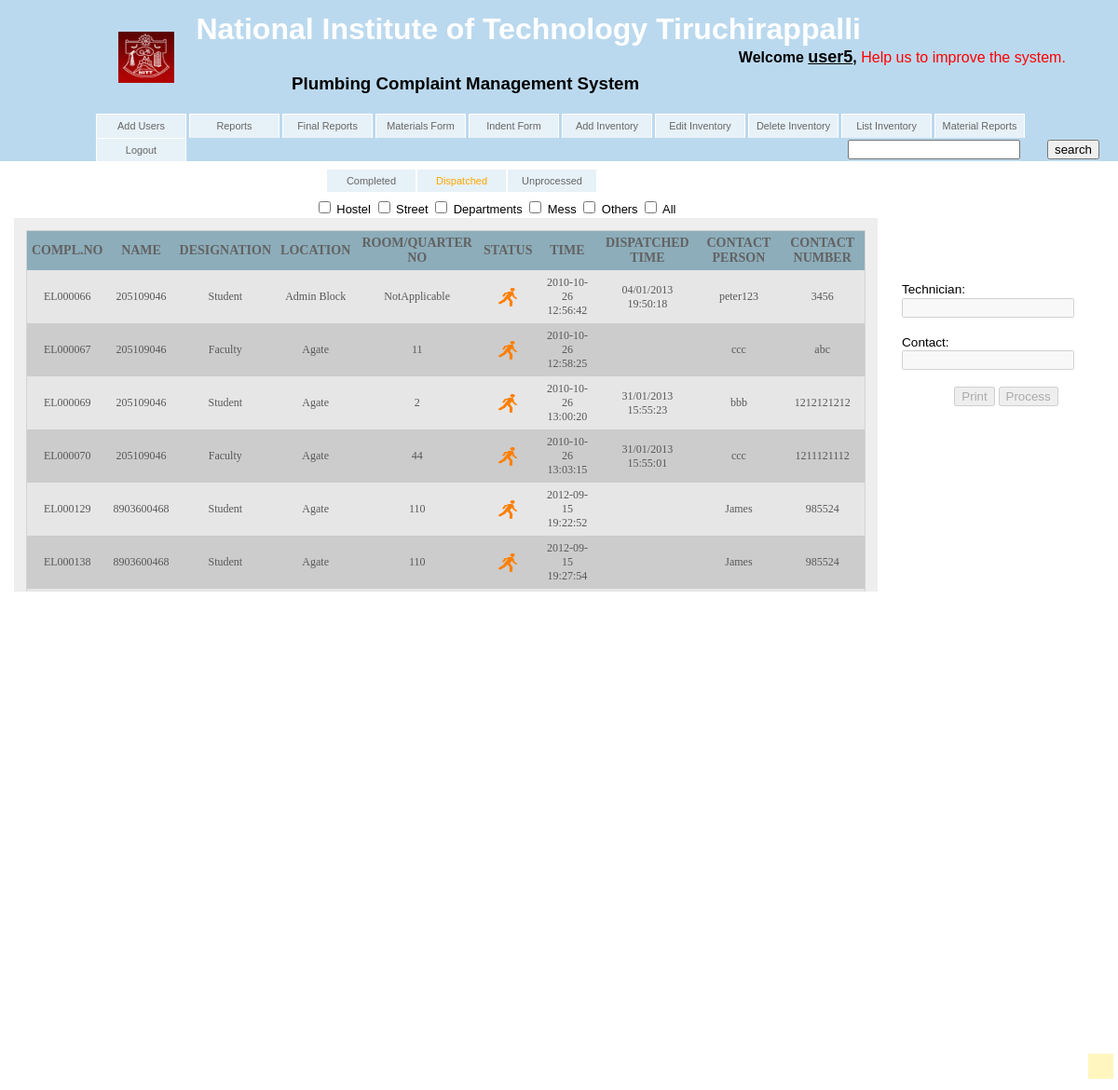
The page /proj/dispatched.php (signed in) on the database its author committed.
### tables this page shows
CREATE TABLE IF NOT EXISTS `complaints` (
  `username` varchar(100) NOT NULL,
  `id` bigint(20) unsigned NOT NULL auto_increment,
  `name` varchar(50) NOT NULL,
  `designation` varchar(50) NOT NULL,
  `location` varchar(50) NOT NULL,
  `description` tinyint(4) NOT NULL,
  `time` timestamp NOT NULL default CURRENT_TIMESTAMP,
  `processed` tinyint(1) NOT NULL default '0',
  `area` tinyint(2) NOT NULL,
  `department` varchar(50) NOT NULL,
  `room` varchar(50) NOT NULL,
  `timing` tinyint(3) unsigned NOT NULL,
  `availablefrom` varchar(1000) NOT NULL,
  `availableto` varchar(1000) NOT NULL,
  `contact` varchar(20) NOT NULL,
  `email` varchar(50) NOT NULL,
  `contactPerson` varchar(100) NOT NULL,
  `contactNumber` varchar(255) NOT NULL,
  `descText` mediumtext NOT NULL,
  `finishedTime` text NOT NULL,
  `dispatchedTime` text NOT NULL,
  PRIMARY KEY  (`id`)
);

### proj/dispatched.php (the view, shortened to what this page needs)
<?php
require_once('conn.php');
?>
<?php
		$sql="Select Count(*) from complaints";
		if(1)
		{
			$sql="Select id,name,designation,location,description,processed,area,time,dispatchedTime,contactPerson, contactNumber, room,availablefrom,availableto,contact from complaints ";
			$status="and";
			$sql.="where ( 1=1 ";
			$status.=" processed=1";
			if ($status=="and")
			$sql.=") ";
			else
			$sql.=$status.") ";
			$sql.=" and (1=1 ";
			$loc="and";
			if ($loc=="and")
			$sql.=") ";
			else
			$sql.=$loc.") ";
			$sql.=" order by time ASC ";
		}
		else
		$sql="Select id,name,designation,location,description,processed,area,time,dispatchedTime, contactPerson, contactNumber, room,timing,availablefrom,availableto,contact from complaints where processed=0";
		$result=mysql_query($sql,$conn);
?>
<?php require_once('header.php') ?>
<div id="menu" >
  <ul id="nav1">
  <?php
  echo '<a href="completed.php"><center>Completed</center></a>' ;
echo'<a href="dispatched.php"><center><font color=orange>Dispatched</font></center></a><a href="unprocessed.php"><center>Unprocessed</center></a>';
   ?>
   </ul>
 </div>
 <br />
<form name="form1" method="post">
	<div id="content">
            <input type="checkbox" onclick="this.form.submit()" name="loc1" id="loc1"  <?php if (isset($_POST['loc1'])) echo "checked" ?> <?php if (isset($_POST['allloc'])) echo "checked disabled" ?>/>
            <label for="loc1">Hostel</label>
            <input type="checkbox" onclick="this.form.submit()" name="loc2" id="loc2" <?php if (isset($_POST['loc2'])) echo "checked" ?> <?php if (isset($_POST['allloc'])) echo "checked disabled" ?>/>
            <label for="loc2">Street</label>
            <input type="checkbox" onclick="this.form.submit()" name="loc3" id="loc3" <?php if (isset($_POST['loc3'])) echo "checked" ?> <?php if (isset($_POST['allloc'])) echo "checked disabled" ?>/>
            <label for="loc3">Departments</label>
            <input type="checkbox" onclick="this.form.submit()" name="loc4" id="loc4" <?php if (isset($_POST['loc4'])) echo "checked" ?> <?php if (isset($_POST['allloc'])) echo "checked disabled" ?>/>
            <label for="loc4">Mess</label>
            <input type="checkbox" onclick="this.form.submit()" name="loc5" id="loc5" <?php if (isset($_POST['loc5'])) echo "checked" ?> <?php if (isset($_POST['allloc'])) echo "checked disabled" ?>/>
            <label for="loc5">Others</label>
            <input type="checkbox" onclick="this.form.submit()" name="allloc" id="allloc" <?php if (isset($_POST['allloc'])) echo "checked" ?> onclick="chkclick(this,'loc'); this.form.submit();"/>
            <label for="allloc">All</label>
			<div id="n1right">
<table align="center" width="80%" id="table1">
<tr>
<th>Compl.No</th>
<th>Name</th>
<th>Designation</th>
<th>Location</th>
<th>Room/Quarter No</th>
<th>Status</th>
<th>Time</th>
<?php  ?><th>Dispatched Time</th>
<th>Contact Person</th>
<th>Contact Number</th>
</tr>
<?php
	$i = 0;
	while($row=mysql_fetch_array($result))
	{
?>
<tr <?php if($i%2) { ?> style="background:#CCCCCC" <?php } else { ?> <?php }?> onmouseover="rowover(this,'<?php echo $i ?>','<?php echo $row['time']?>','<?php echo $row['contact']?>')" onmouseout="rowout(this,'<?php if($i%2) echo '#CCCCCC'; else echo '#e6e6e6'; ?>','<?php echo $row['id'] ?>')" <?php if($row['processed']!='2') {?>onclick="rowclick(this,'<?php echo $row['id']?>')"<?php } ?>>
<td align="center"><?php echo "EL".str_pad($row['id'],6,"0",STR_PAD_LEFT) ?></td>
<td align="center"><?php echo $row['name'] ?></td>
<td align="center"><?php echo $row['designation'] ?></td>
<td align="center"><?php echo $row['location'] ?></td>
<td align="center"><?php echo $row['room'] ?></td>
<td align="center"><?php
$src2="images/dispatched.png";
		if ($row['processed']=='1')
		echo "<img src='$src2'height='20' width='20' border='0'alt='' alt='' />";
		else if($row['processed']=='2')
		echo "<image src='finished.jpeg'></img> ";
		else
		echo "<image src='unprocessed.jpeg'></img>";
 ?></td>
<td align="center"><?php echo $row['time'] ?></td>
<td align="center"><?php  ?><?php if(strlen($row['dispatchedTime']) != 0) echo $row['dispatchedTime']; ?></td>
<td align="center"><?php echo $row['contactPerson'] ?></td>
<td align="center"><?php echo $row['contactNumber'] ?></td>
</tr>
<?php
$i++;
}
?>
</table><br />
</div>
</div>
<div  class="box" id="left">
<div id = "incharge" style="margin-left:8px;"><br />
<br /><br />Technician:<?php echo '&nbsp&nbsp&nbsp&nbsp&nbsp&nbsp&nbsp&nbsp&nbsp&nbsp&nbsp'; ?><input disabled = "true" type = 'text' id = 'inchargeName' name = 'inchargeName' />
<br /><br />Contact:<?php echo '&nbsp&nbsp&nbsp&nbsp&nbsp&nbsp&nbsp&nbsp&nbsp&nbsp&nbsp&nbsp&nbsp&nbsp&nbsp'; ?><input disabled = "true" type = 'text' id = 'inchargeContact' name = 'inchargeContact' />
<br /><br />
</div>
<div id="printDisplay" align="center" >
<input type="submit" name="print" disabled = "true" id = "printBtn" value="Print" />
<input type="submit" name="process" id = "processedBtn" disabled = "true" value="Process" onClick="return validate1()" />
</div>
<div class="box" id="optiondiv" style="position:fixed; right:5px; max-width:200px; bottom:-2px;">
	</div>
</div>
</form>
<form name="formSearch" method="post">
<input style="position:absolute;top:150px;right:105px;" type="input" id = "searchText" name="process3" />
<input style="position:absolute;top:150px;right:20px;" type="submit" id = "searchBtn" name="nm" value="search" />
</form>
</body>
</html>

### proj/style/style.css (style rules this page uses)
html,body { margin:0;padding:0 }
body { font: 85%/1.3 TrebuchetMS,Arial,sans-serif; text-align: left;background: #fff;padding-bottom:20px }
a { color: #0066B3; background: inherit; text-decoration: none; }
div#header h1,div#menu { width:1000px;margin:0 auto;text-align:left }
ul#nav1,ul#nav1 li { list-style-type:none;margin:0 250px 8px ;padding:0 }
ul#nav1 { font-size: 81% }
ul#nav1 a { float:left;width: 95px;padding: 5px 0;background: #E7F1F8;text-decoration:none;color: #666; border-top : 1px solid #fff; border-left : 1px solid #fff; border-right : 1px solid #fff; }
#n1right { float: left; width: 77%; max-height: 375px; overflow-y: scroll; overflow-x: scroll; padding: 1em; margin-bottom: 1.2em; background: #eee; text-align: justify; }
#left { float: right; width: 20%; margin: 0 0 10px 0; }
#left .box { padding: 1em; margin: 0 0 1em 0; background : #FFF6BF; }
#content { font: 95%/1.3 TrebuchetMS,Arial,sans-serif; margin: 0 auto; padding: 15px; background: #fff; }
ul { padding: 0; margin: 0; }
#table1 { width:auto; border : 1px solid #D4D4D4; border-top : 1px solid #D4D4D4; border-bottom : 1px solid #D4D4D4; border-collapse : collapse; }
#table1 th { padding : 5px 5px; background:#8DADBA; font-family:verdana; font-size : 14px; text-transform : uppercase; text-align : center; color : #626262; }
#table1 td { padding : 0 5px; }
#table1 tbody td, tbody th { padding : 6px; }
#table1 tbody tr { background-color: #E6E6E6; font-family:verdana; font-size : 12px; text-transform : none; text-align : left; color : #585858; }

### rows shown on the page
complaints: id "000066", name "205109046", designation "Student", location "Admin Block", room "NotApplicable", processed 1 (drawn), time "2010-10-26 12:56:42", dispatchedTime "04/01/2013 19:50:18", contactPerson "peter123", contactNumber "3456"
complaints: id "000067", name "205109046", designation "Faculty", location "Agate", room "11", processed 1 (drawn), time "2010-10-26 12:58:25", contactPerson "ccc", contactNumber "abc"
complaints: id "000069", name "205109046", designation "Student", location "Agate", room "2", processed 1 (drawn), time "2010-10-26 13:00:20", dispatchedTime "31/01/2013 15:55:23", contactPerson "bbb", contactNumber "1212121212"
complaints: id "000070", name "205109046", designation "Faculty", location "Agate", room "44", processed 1 (drawn), time "2010-10-26 13:03:15", dispatchedTime "31/01/2013 15:55:01", contactPerson "ccc", contactNumber "1211121112"
complaints: id "000129", name "8903600468", designation "Student", location "Agate", room "110", processed 1 (drawn), time "2012-09-15 19:22:52", contactPerson "James", contactNumber "985524"
complaints: id "000138", name "8903600468", designation "Student", location "Agate", room "110", processed 1 (drawn), time "2012-09-15 19:27:54", contactPerson "James", contactNumber "985524"

### other values the page prints
$user "user5"
